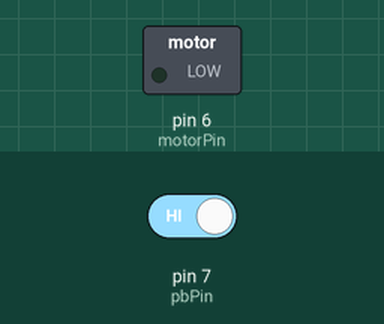
Recording of a sketch running on a simulated Arduino Uno, built with avr-gcc and run on an emulated ATmega328P. Shown: switched loads named in the sketch (green lamp = pin HIGH). Inputs (shaded band) come from the test bench; at power-on: pin 7 (pbPin) HIGH.

Above: at 1.2 s.
1.3 s: pin 7 (pbPin) driven LOW
At 2.7 s:
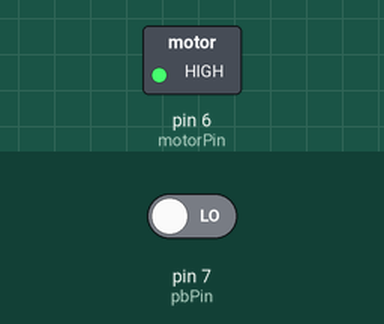
Timing chart, 0 to 5.8 s (numbered marks = the images above; inputs shaded):
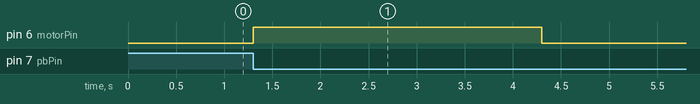

The sketch:

solution.ino
```cpp
int motorPin = 6;
int pbPin = 7;

bool cur_buttonValue;
bool pre_buttonValue = HIGH;

unsigned long startTime = 0;
unsigned long duration = 3000;

bool motorON = false;

void setup()
{
    pinMode(motorPin, OUTPUT);
    pinMode(pbPin, INPUT);
    Serial.begin(9600);
}

void loop()
{
    cur_buttonValue = digitalRead(pbPin);

    // TODO 1: detect button press (edge detection)
    if (cur_buttonValue == LOW && pre_buttonValue == HIGH)
    {
        // TODO 2: start motor + record time
        if (!motorON)
        {
            startTime = millis();
            analogWrite(motorPin, 255);
            motorON = true;
        }
    }
    // TODO 3: use millis() to stop motor after duration
    if (millis() - startTime >= duration && motorON)
    {
        analogWrite(motorPin, 0);
        motorON = false;
    }

    pre_buttonValue = cur_buttonValue;
}
```

Measured:
- after the input at 1.3 s, pin 6 (motorPin): LOW → HIGH at once, → LOW 3.0 s later
